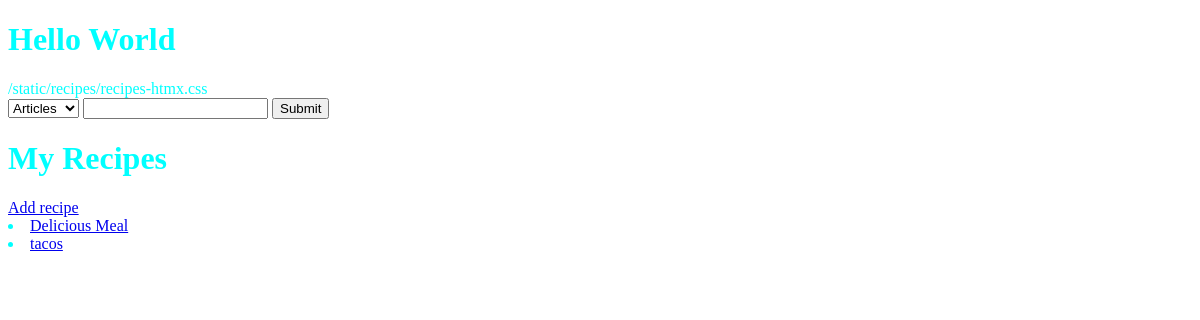
Page /pantry/recipes/ (signed in) on the earlier database version.
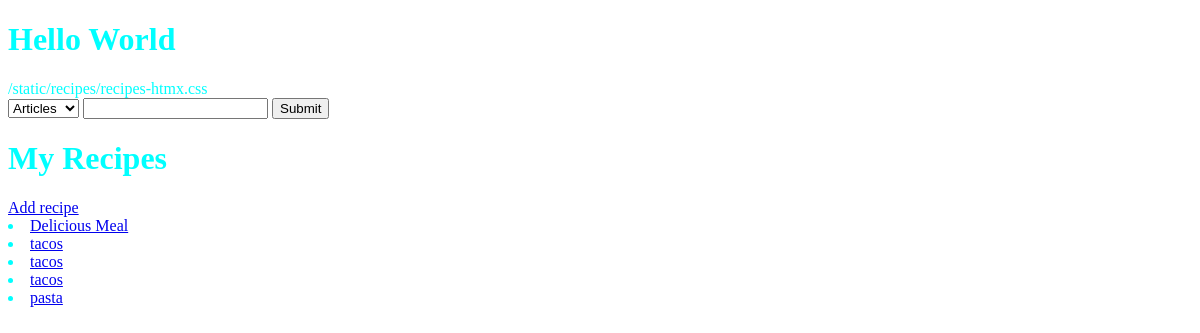
Same page on the later database version.
### recipes/models.py (models this page shows, shortened)
class Recipe(models.Model):
    user = models.ForeignKey(settings.AUTH_USER_MODEL, on_delete=models.CASCADE)
    name = models.CharField(max_length=220)
    description = models.TextField(blank=True, null=True)
    directions = models.TextField(blank=True, null=True)
    timestamp = models.DateTimeField(auto_now_add=True)
    updated = models.DateTimeField(auto_now=True)
    active = models.BooleanField(default=True)
    objects = RecipeManager()
    def get_absolute_url(self):
        return reverse("recipes:detail", kwargs={"id": self.id})

### recipes/views.py (the view)
# urls.py: path("", recipe_list_view, name="list"),
@login_required
def recipe_list_view(request):
    qs = Recipe.objects.filter(user=request.user)
    context={"object_list": qs}
    return render(request, "recipes/list.html", context=context)

### recipes/models.py (called while the page is built)
    def get_queryset(self):
            return RecipeQuerySet(self.model, using=self._db)

### templates/recipes/list.html
{% extends "base.html" %}
{% block content %}
     <h1>My Recipes</h1>
     <a href='{% url "recipes:create" %}'>Add recipe</a>
     {% for x in object_list %}
          <li>
               <a href="{{ x.get_absolute_url }}" style="margin-top:30px;">{{ x.name }}</a>
          </li>
     {% endfor %}
{% endblock content %}

### templates/base.html (shortened to what this page needs)
{% load static %}
<!DOCTYPE html>
<html>
    <head>
        <link rel="stylesheet" href="{% static '/recipes/recipes-htmx.css' %}" />
    </head>
    <body>
        <h1>Hello World</h1>
        {% static "recipes/recipes-htmx.css" %}
        {% include "search/search-form.html" %}
        {% block content %}{% endblock content %}
    </body>
</html>

### templates/search/search-form.html (shortened to what this page needs)
<div>
    <form action="/search/" method="GET">
        <select name="type" id="search-type">
            {% if request.GET.type == "article" %}
                <option value="article" selected>Articles</option>
            {% else %}
                <option value="article">Articles</option>
            {% endif %}
        </select>
        <input type="text" id="search-query" name="q" value="{{request.GET.q}}"
          hx-get="/search/" hx-trigger="keyup changed delay:200ms" hx-include="#search-type"
          hx-target="#typeahead_results">
        <input type="submit"/>
    </form>
</div>

### static/recipes/recipes-htmx.css (style rules this page uses)
body { color: aqua; }

Differences in the rows shown:
added Recipe: name "tacos"
added Recipe: name "tacos"
added Recipe: name "pasta"
